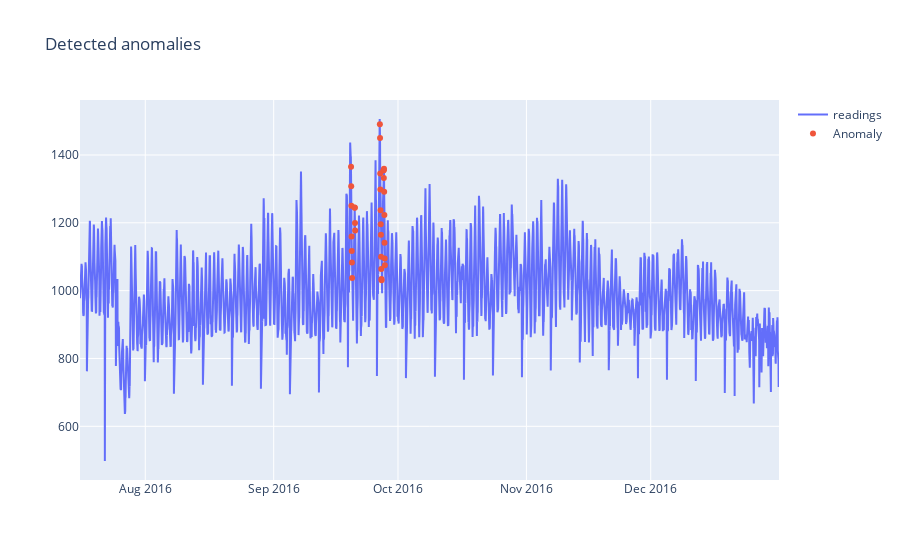

Write notebook code for a chart like this one.
### Code cell
fig = go.Figure()

# Reshape to 2D before applying inverse transform
readings = scaler.inverse_transform(anomaly_df[['meter_reading']])  # Double brackets to keep it 2D
anomaly_readings = scaler.inverse_transform(anomalies[['meter_reading']])

fig.add_trace(go.Scatter(x=anomaly_df['timestamp'], y=readings.flatten(), name='readings'))
fig.add_trace(go.Scatter(x=anomalies['timestamp'], y=anomaly_readings.flatten(), mode='markers', name='Anomaly'))


fig.update_layout(showlegend=True, title='Detected anomalies')
fig.show()

### Figure 1 — Plotly figure (JSON) as saved in the notebook; plotly's stock layout.template omitted (floating-point values rounded to 4 significant figures; data arrays with more than 128 entries replaced by an {"elided": "..."} marker saying what was removed)
{"data": [{"name": "readings", "type": "scatter", "x": {"elided": "4050 str values"}, "y": {"elided": "4050 float values"}}, {"mode": "markers", "name": "Anomaly", "type": "scatter", "x": ["2016-09-19 16:00:00", "2016-09-19 17:00:00", "2016-09-19 18:00:00", "2016-09-19 19:00:00", "2016-09-19 20:00:00", "2016-09-19 21:00:00", "2016-09-19 22:00:00", "2016-09-20 13:00:00", "2016-09-20 14:00:00", "2016-09-20 15:00:00", "2016-09-20 16:00:00", "2016-09-26 15:00:00", "2016-09-26 16:00:00", "2016-09-26 17:00:00", "2016-09-26 18:00:00", "2016-09-26 19:00:00", "2016-09-26 20:00:00", "2016-09-26 21:00:00", "2016-09-26 22:00:00", "2016-09-26 23:00:00", "2016-09-27 00:00:00", "2016-09-27 01:00:00", "2016-09-27 12:00:00", "2016-09-27 13:00:00", "2016-09-27 14:00:00", "2016-09-27 15:00:00", "2016-09-27 16:00:00", "2016-09-27 17:00:00", "2016-09-27 18:00:00", "2016-09-27 19:00:00", "2016-09-27 20:00:00"], "y": [1365.0, 1308.0, 1250.0, 1159.0, 1117.0, 1083.0, 1037.0, 1245.0, 1245.0, 1200.0, 1177.0, 1491.0, 1450.0, 1345.0, 1298.0, 1237.0, 1196.0, 1165.0, 1100.0, 1064.0, 1034.0, 1031.0, 1355.0, 1355.0, 1332.0, 1360.0, 1291.0, 1223.0, 1141.0, 1095.0, 1075.0]}], "layout": {"showlegend": true, "title": {"text": "Detected anomalies"}}}
